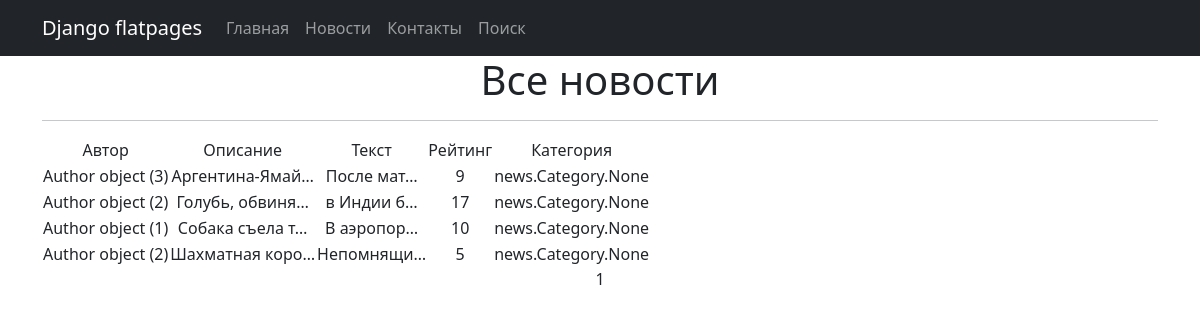
Before: /news/ with the older database file.
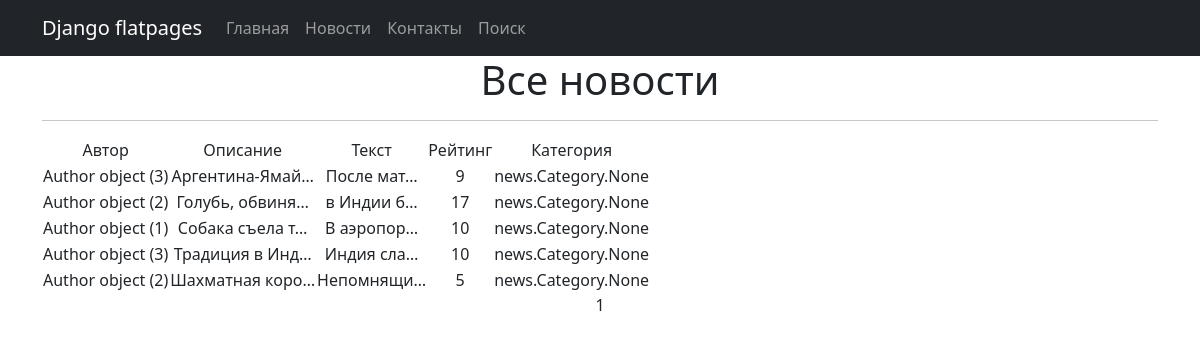
After: the same page with the newer database file.
### news/models.py (models this page shows, shortened)
class Post(models.Model):
    author = models.ForeignKey(Author, on_delete=models.CASCADE)
    NEWS = 'NW'
    ARTICLE = 'AR'
    CATEGORY_CHOICES = (
        (NEWS, 'Новость'),
        (ARTICLE, 'Статья')
    )
    categoryType = models.CharField(max_length=2, choices=CATEGORY_CHOICES, default=ARTICLE)
    dateCreation = models.DateTimeField(auto_now_add=True)
    postCategory = models.ManyToManyField(Category, through='PostCategory')
    title = models.CharField(max_length=128)
    text = models.TextField()
    rating = models.SmallIntegerField(default=0)

class Author(models.Model):
    authorUser = models.OneToOneField(User, on_delete=models.CASCADE)
    ratingAuthor = models.SmallIntegerField(default=0)

### news/views.py (the view)
# urls.py: path('', PostList.as_view(), name='post_list'),
class PostList(ListView):
    model = Post
    ordering = 'title'
    template_name = 'news.html'
    context_object_name = 'posts'
    paginate_by = 10

### templates/news.html (shortened to what this page needs)
{% extends 'flatpages/default.html' %}
{% load custom_tags %}
{% block content %}
   <h1>Все новости</h1>
   <hr>
   {% if posts %}
       <table>
           <tr>
               <td>Автор</td>
               <td>Описание</td>
               <td>Текст</td>
               <td>Рейтинг</td>
               <td>Категория</td>
           </tr>
           {% for post in posts %}
           <tr>
               <td>{{ post.author }}</td>
               <td>{{ post.title|truncatechars:15 }}</td>
               <td>{{ post.text|truncatechars:10 }}</td>
               <td>{{ post.rating }}</td>
               <td>{{ post.postCategory }}</td>
           </tr>
           {% endfor %}
       </table>
   {% else %}
       <h2>Никаких тревожных новостей нет!</h2>
   {% endif %}
   {{ page_obj.number }}
{% endblock content %}

Changed rows visible on the page:
added Post: author "Author object (3)", title "Традиция в Инд…", text "Индия сла…", rating "10", postCategory "news.Category.None"
